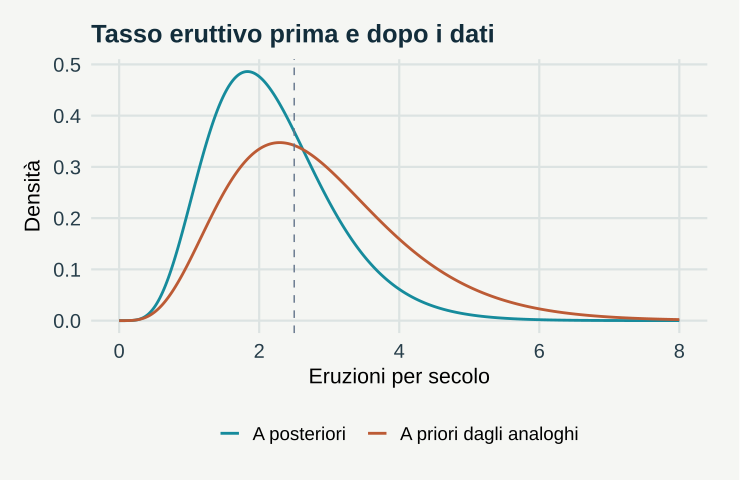

The script that saved this image:
# GeoStat Lab — funzioni comuni. R >= 4.3; ggplot2 >= 3.4; jsonlite.
suppressPackageStartupMessages(library(ggplot2))
col_geo <- c('#168B9C','#BC5B35','#7054A4','#A17B19','#227864','#64748B')
theme_set(theme_minimal(base_size=17, base_family='sans') + theme(
  plot.background=element_rect(fill='#F5F6F3',colour=NA),
  panel.background=element_rect(fill='#F5F6F3',colour=NA),
  panel.grid.minor=element_blank(),panel.grid.major=element_line(colour='#DCE3E2'),
  plot.title=element_text(size=19,face='bold',colour='#122D3B'),
  plot.subtitle=element_text(size=13,colour='#405560',margin=margin(b=12)),
  axis.text=element_text(size=15,colour='#273E4A'),axis.title=element_text(size=16),
  legend.position='bottom',legend.title=element_blank(),legend.text=element_text(size=14),
  strip.text=element_text(size=15,face='bold'),plot.margin=margin(18,24,18,18)))
metric <- function(...) data.frame(grandezza=names(c(...)),valore=as.character(c(...)),check.names=FALSE)
f <- function(x,d=3) {out<-formatC(x,digits=d,format='fg');out[!is.finite(x)]<-'Non definito';out}
line_plot <- function(d,x='x',y='y',title='',xl=x,yl=y,group=NULL) {
 p<-ggplot(d,aes(x=.data[[x]],y=.data[[y]]))
 if(is.null(group)) p<-p+geom_line(colour=col_geo[1],linewidth=1.05) else p<-p+aes(colour=.data[[group]],group=.data[[group]])+geom_line(linewidth=1)+scale_colour_manual(values=col_geo)
 p+labs(title=title,x=xl,y=yl)
}
point_plot <- function(d,x='x',y='y',title='',xl=x,yl=y,group=NULL) {
 p<-ggplot(d,aes(x=.data[[x]],y=.data[[y]]))
 if(is.null(group))p<-p+geom_point(colour=col_geo[1],size=2.5,alpha=.8) else p<-p+aes(colour=.data[[group]])+geom_point(size=2.7,alpha=.85)+scale_colour_manual(values=col_geo)
 p+labs(title=title,x=xl,y=yl)
}
hist_plot<-function(x,title='',xl='Valore',bins=20)ggplot(data.frame(x=x),aes(x))+geom_histogram(bins=bins,fill=col_geo[1],colour='#F5F6F3')+labs(title=title,x=xl,y='Frequenza')
bar_plot<-function(d,x='gruppo',y='valore',title='',yl='Valore')ggplot(d,aes(x=.data[[x]],y=.data[[y]],fill=.data[[x]]))+geom_col(width=.65)+scale_fill_manual(values=rep(col_geo,length.out=length(unique(d[[x]])) ))+guides(fill='none')+labs(title=title,x=NULL,y=yl)
map_plot<-function(d,z='z',title='',xl='Est [km]',yl='Nord [km]')ggplot(d,aes(x,y,fill=.data[[z]]))+geom_raster()+coord_equal()+scale_fill_gradientn(colours=c('#153F56','#298C9C','#B8CDB2','#F1D889','#AD542F'))+labs(title=title,x=xl,y=yl)
acf_data<-function(x,lag=20){a<-acf(x,lag.max=min(lag,length(x)-1),plot=FALSE);data.frame(x=as.vector(a$lag)[-1],y=as.vector(a$acf)[-1])}
# AR(1), distribuzione marginale stazionaria N(0, 1).
ar_series<-function(n,rho){x<-numeric(n);x[1]<-rnorm(1);for(i in 2:n)x[i]<-rho*x[i-1]+sqrt(1-rho^2)*rnorm(1);x}
# Distanze euclidee in unità metriche già dichiarate; nessuna conversione implicita di CRS.
dist_cross<-function(a,b)sqrt(outer(a[,1],b[,1],'-')^2+outer(a[,2],b[,2],'-')^2)
# Predittore IDW: i punti coincidenti ricevono esattamente il valore osservato.
idw<-function(xy,z,new,power=2){dd<-dist_cross(new,xy);apply(dd,1,function(d)if(any(d<1e-10))mean(z[d<1e-10])else weighted.mean(z,d^(-power)))}
# CART didattico binario: divisioni assiali che minimizzano l'impurità di Gini.
cart_fit<-function(x,y,depth=2,minleaf=4){
 node<-list(p=mean(y),n=length(y));if(depth<1||length(unique(y))<2||length(y)<2*minleaf)return(node)
 best<-Inf
 for(j in seq_len(ncol(x))){v<-sort(unique(x[,j])); if(length(v)<2)next
  for(cut in (head(v,-1)+tail(v,-1))/2){left<-x[,j]<=cut;nl<-sum(left);nr<-sum(!left);if(min(nl,nr)<minleaf)next
   score<-nl*mean(y[left])*(1-mean(y[left]))+nr*mean(y[!left])*(1-mean(y[!left]))
   if(score<best){best<-score;node$j<-j;node$cut<-cut;split<-left}
  }
 }
 if(is.finite(best)){node$left<-cart_fit(x[split,,drop=FALSE],y[split],depth-1,minleaf);node$right<-cart_fit(x[!split,,drop=FALSE],y[!split],depth-1,minleaf)};node
}
cart_predict<-function(tree,x)apply(x,1,function(row){t<-tree;while(!is.null(t$j))t<-if(row[t$j]<=t$cut)t$left else t$right;t$p})
p <- list(T = 1, seed = 17)
set.seed(p$seed)
lam <- 2.5

A <- 5.15

B <- 1.81

N <- rpois(1, lam * p$T)

g <- seq(0, 8, length.out = 400)

data <- rbind(data.frame(x = g, y = dgamma(g, A, B), curva = "A priori dagli analoghi"), data.frame(x = g, 
    y = dgamma(g, A + N, B + p$T), curva = "A posteriori"))

q <- qgamma(c(0.025, 0.975), A + N, B + p$T)

plots <- list(line_plot(data, "x", "y", title = "Tasso eruttivo prima e dopo i dati", xl = "Eruzioni per secolo", 
    yl = "Densità", group = "curva") + geom_vline(xintercept = lam, linetype = 2, colour = col_geo[6]))

metrics <- metric(`Eruzioni osservate` = N, `Media a posteriori` = f((A + N)/(B + p$T)), `Ampiezza dell’intervallo al 95%` = f(diff(q)), 
    `Peso della distribuzione a priori` = f(B/(B + p$T)), `Tasso vero` = f(lam))
print(metrics,row.names=FALSE)
ggplot2::ggsave('m21-registro-A.svg',plots[[1]],device=svglite::svglite,width=7.7,height=5.0,bg='#F8F6F1')
